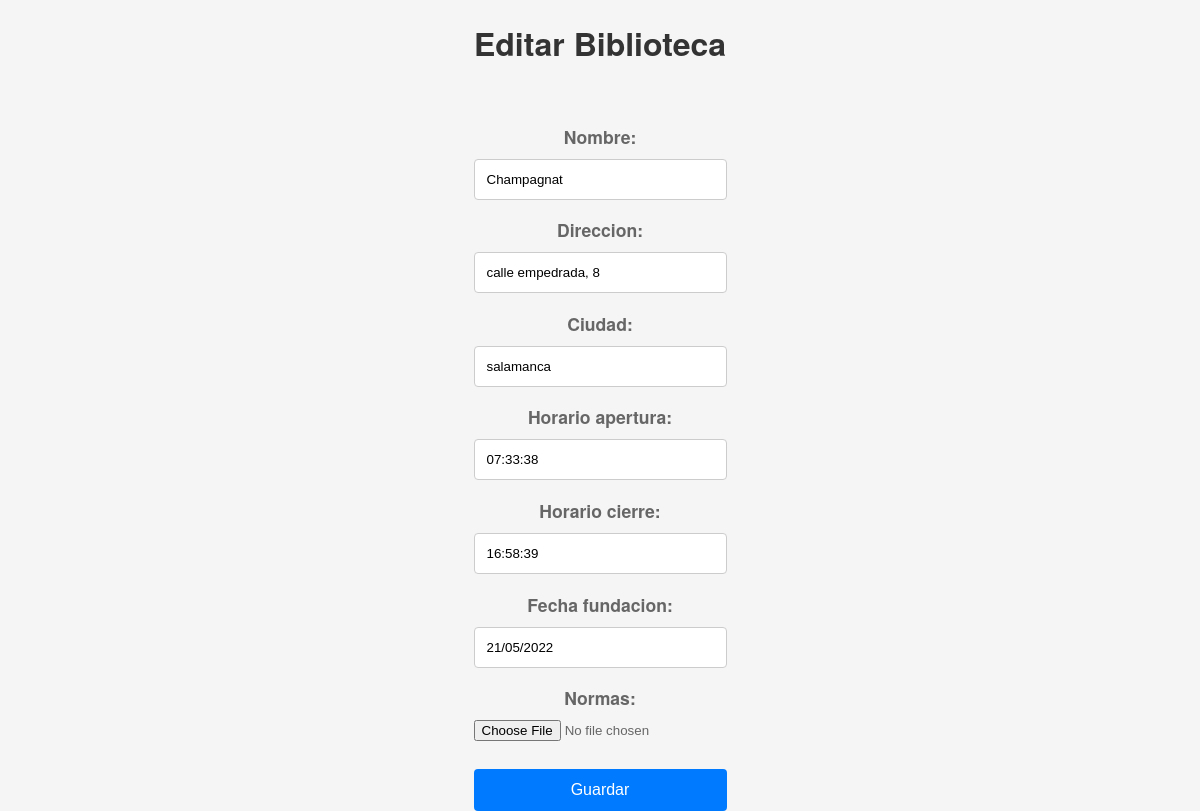
Page /polls/bibliotecas/editar/Champagnat/ on the committed database.
### polls/models.py (models this page shows, shortened)
class Biblioteca(models.Model):
    nombre = models.CharField(max_length=200)
    direccion = models.CharField(
        max_length=200,
        validators=[RegexValidator(
            regex=r'.*\d$',
            message='La dirección debe terminar en un número.'
        )]
    )
    ciudad = models.CharField(max_length=100)
    horario_apertura = models.TimeField()
    horario_cierre = models.TimeField()
    fecha_fundacion = models.DateField()
    normas = models.FileField(upload_to='normas/', null=True, blank=True)

### polls/views.py (the view)
# urls.py: path('bibliotecas/editar/<str:nombre>/', views.editar_biblioteca, name='editar_biblioteca'),
def editar_biblioteca(request, nombre):
    biblioteca = get_object_or_404(Biblioteca, nombre=nombre)
    if request.method == 'POST':
        form = BibliotecaForm(request.POST, request.FILES, instance=biblioteca)
        if form.is_valid():
            form.save()
            return redirect('listar_bibliotecas')
    else:
        form = BibliotecaForm(instance=biblioteca)
    return render(request, 'editar_biblioteca.html', {'form': form, 'biblioteca': biblioteca})

### polls/forms.py
class BibliotecaForm(forms.ModelForm):
    class Meta:
        model = Biblioteca
        fields = ['nombre', 'direccion', 'ciudad', 'horario_apertura', 'horario_cierre', 'fecha_fundacion', 'normas']

### polls/templates/editar_biblioteca.html (shortened to what this page needs)
{% load static %}
<!DOCTYPE html>
<html>
<head>
    <link rel="stylesheet" type="text/css" href="{% static './styles.css' %}">
</head>
<body>
    <h1>Editar Biblioteca</h1>
    <form method="post" enctype="multipart/form-data">
        {{ form.as_p }}
        <button type="submit">Guardar</button>
    </form>
</body>
</html>

### polls/static/styles.css (style rules this page uses)
body { font-family: 'Helvetica Neue', Arial, sans-serif; margin: 0; padding: 0; background-color: #f5f5f5; display: flex; flex-direction: column; align-items: center; min-height: 100vh; }
h1 { color: #333; text-align: center; margin: 20px 0; }
p { font-size: 1.1em; text-align: center; color: #666; }
form { margin-top: 20px; }
label { display: block; margin-bottom: 5px; font-weight: bold; }
input[type="text"], input[type="email"], input[type="password"], textarea, select { width: 100%; padding: 12px; border: 1px solid #ccc; border-radius: 4px; box-sizing: border-box; margin-top: 5px; }
button { width: 100%; background-color: #007bff; color: #fff; border: none; padding: 12px; cursor: pointer; border-radius: 4px; font-size: 1em; margin-top: 10px; }

### rows in the picture
Biblioteca: nombre "Champagnat", direccion "calle empedrada, 8", ciudad "salamanca", horario_apertura "07:33:38", horario_cierre "16:58:39", fecha_fundacion "21/05/2022"
